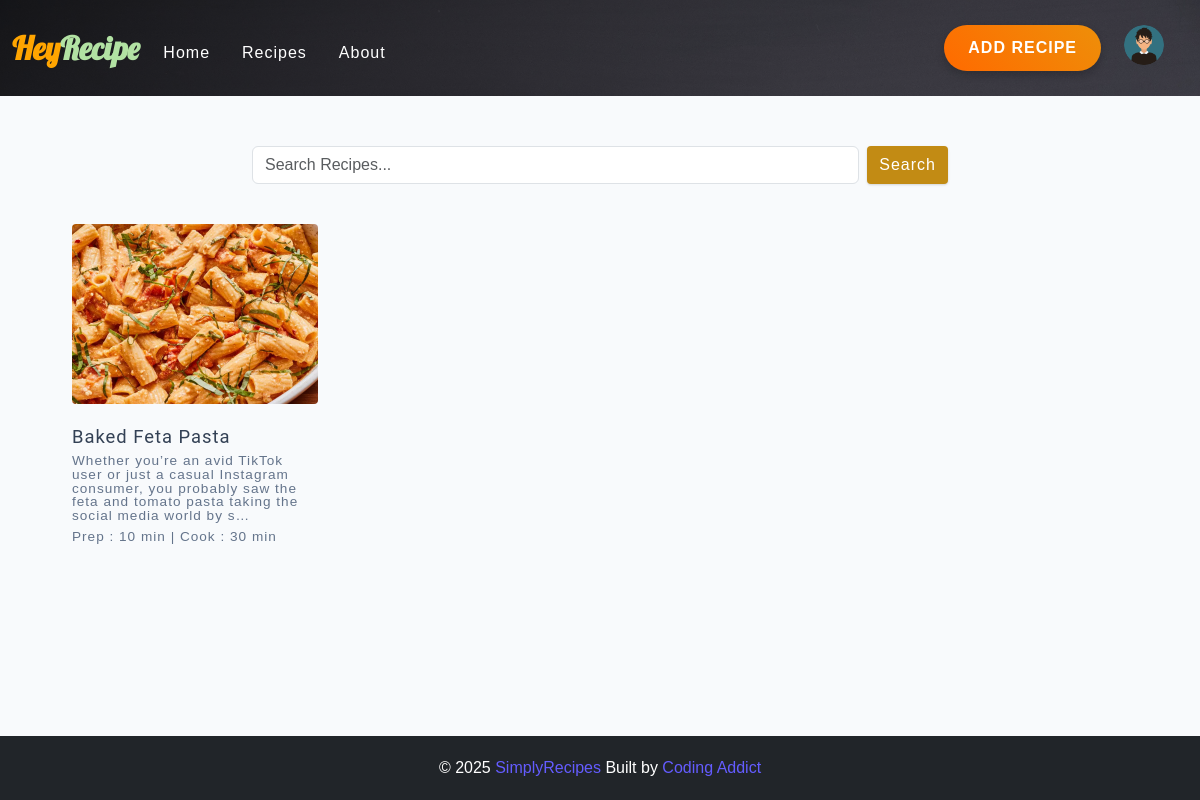
The app's page /recipes/ with its own data.
### Base_app/models.py (models this page shows, shortened)
class Recipe(models.Model):
    user = models.ForeignKey(User, on_delete=models.SET_NULL, null=True, blank=True)
    Recipe_name = models.CharField(max_length=100)
    Recipe_description = models.TextField()
    Recipe_ingridients = models.TextField(default='Not specified')
    Recipe_steps = models.TextField(default='Not specified')
    Recipe_prep_time = models.CharField(max_length=10)
    Recipe_cook_time = models.CharField(max_length=10, default='00:00')
    Recipe_yt_url = models.URLField(blank=True)
    Recipe_image = models.ImageField(upload_to='recipe_images/', blank=False)

### Base_app/views.py (the view)
# urls.py: path('recipes/',RecipesView,name='Recipes'),
def RecipesView(request):
    search_query = request.GET.get('search', '')
    recipes = Recipe.objects.filter(Recipe_name__icontains=search_query) if search_query else Recipe.objects.all()
    return render(request, "recipes.html", {'recipes': recipes})

### Templates/recipes.html
{% extends "base.html" %}
{% block main %}
<main class="page">
  <div class="mt-5" style="margin-bottom: 40px;">
    <div class="row justify-content-center align-items-center mx-auto" style="margin-top: -30px;">
      <form class="col-12 col-md-8 d-flex">
        <input type="text" class="form-control me-2 flex-grow-1" name="search" placeholder="Search Recipes...">
        <button type="submit" class="btn btn-primary" style="background-color: #c28b14; border: none;">Search</button>
      </form>
    </div>
  </div>
  <section class="recipes-container">
    <div class="container" style="margin-bottom: 30px;">
      <div class="row gy-4">
        {% for i in recipes %}
        <div class="col-12 col-sm-6 col-md-4 col-lg-3">
          <a href="{% url 'SingleRecipe' i.id %}" class="recipe d-block">
            <img src="/media/{{i.Recipe_image}}" class="img-fluid recipe-img" alt="" style="width: 100%; height: 180px; object-fit: cover;" />
            <h5 class="mt-2">{{i.Recipe_name}}</h5>
            <p class="mt-2">{{i.Recipe_description|truncatechars:150}}</p>
            <p>Prep : {{i.Recipe_prep_time}} | Cook : {{i.Recipe_cook_time}}</p>
          </a>
        </div>
        {% endfor %}
      </div>
    </div>
  </section>
</main>
{% endblock main %}

### Static/css/style.css (style rules this page uses)
html { font-size: 100%; }
:root { --primary-100: #e2e0ff; --primary-200: #c1beff; --primary-300: #a29dff; --primary-400: #837dff; --primary-500: #645cff; --primary-600: #504acc; --primary-700: #3c3799; --primary-800: #282566; --primary-900: #141233; --grey-50: #f8fafc; --grey-100: #f1f5f9; --grey-200: #e2e8f0; --grey-300: #cbd5e1; --grey-400: #94a3b8; --grey-500: #64748b; --grey-600: #475569; --grey-700: #334155; --grey-800: #1e293b; --grey-900: #0f172a; --black: #222; --white: #fff; --red-light: #f8d7da; --red-dark: #842029; --green-light: #d1e7dd; --green-dark: #0f5132; --headingFont: 'Roboto', sans-serif; --bodyFont: 'Nunito', sans-serif; --smallText: 0.7em; --backgroundColor: var(--grey-50); --textColor: var(--grey-900); --borderRadius: 0.25rem; --letterSpacing: 1px; --transition: 0.3s ease-in-out all; --max-width: 1120px; --fixed-width: 600px; --shadow-1: 0 1px 3px 0 rgba(0, 0, 0, 0.1), 0 1px 2px 0 rgba(0, 0, 0, 0.06); --shadow-2: 0 4px 6px -1px rgba(0, 0, 0, 0.1), 0 2px 4px -1px rgba(0, 0, 0, 0.06); --shadow-3: 0 10px 15px -3px rgba(0, 0, 0, 0.1), 0 4px 6px -2px rgba(0, 0, 0, 0.05); --shadow-4: 0 20px 25px -5px rgba(0, 0, 0, 0.1), 0 10px 10px -5px rgba(0, 0, 0, 0.04); }
body { background: var(--backgroundColor); font-family: var(--bodyFont); font-weight: 400; line-height: 1.75; color: var(--textColor); }
p { margin-top: 0; margin-bottom: 1.5rem; max-width: 40em; }
h1, h2, h3, h4, h5 { margin: 0; margin-bottom: 1.38rem; font-family: var(--headingFont); font-weight: 400; line-height: 1.3; text-transform: capitalize; letter-spacing: var(--letterSpacing); }
h5 { font-size: 1.25rem; }
a { text-decoration: none; }
.btn { cursor: pointer; color: var(--white); background: rgb(240, 131, 6); border: transparent; border-radius: var(--borderRadius); letter-spacing: var(--letterSpacing); padding: 0.375rem 0.75rem; box-shadow: var(--shadow-1); transition: var(--transtion); text-transform: capitalize; display: inline-block; }
::placeholder { font-family: inherit; color: var(--grey-400); }
.page { width: 90vw; max-width: var(--max-width); margin: 0 auto; }
.page { padding-top: 2rem; min-height: calc(100vh - (6rem + 4rem)); }
.recipes-container { display: flex; justify-content: center; align-items: center; gap: 2rem 1rem; }
.recipe { display: block; }
.recipe-img { height: 15rem; border-radius: var(--borderRadius); margin-bottom: 1rem; }
.recipe h5 { margin-bottom: 0; margin-top: 0.25rem; line-height: 1; color: var(--grey-700); }
.recipe p { margin-bottom: 0; line-height: 1; color: var(--grey-500); margin-top: 0.5rem; letter-spacing: var(--letterSpacing); }
@media screen and (min-width: 576px) { .recipe-img { height: 10rem; } }
@media screen and (min-width: 992px) { .recipes-container { grid-template-columns: 200px 1fr; gap: 1rem; } }
@media screen and (min-width: 992px) { .recipe p { font-size: 0.85rem; } }
@media screen and (min-width: 1200px) { .recipe h5 { font-size: 1.15rem; } }

### records on screen
Recipe: Recipe_image (picture), Recipe_name "Baked Feta Pasta", Recipe_description "Whether you’re an avid TikTok user or just a casual Instagram consumer, you probably saw the feta and tomato pasta taking the social media world by s…", Recipe_prep_time "10 min", Recipe_cook_time "30 min"
